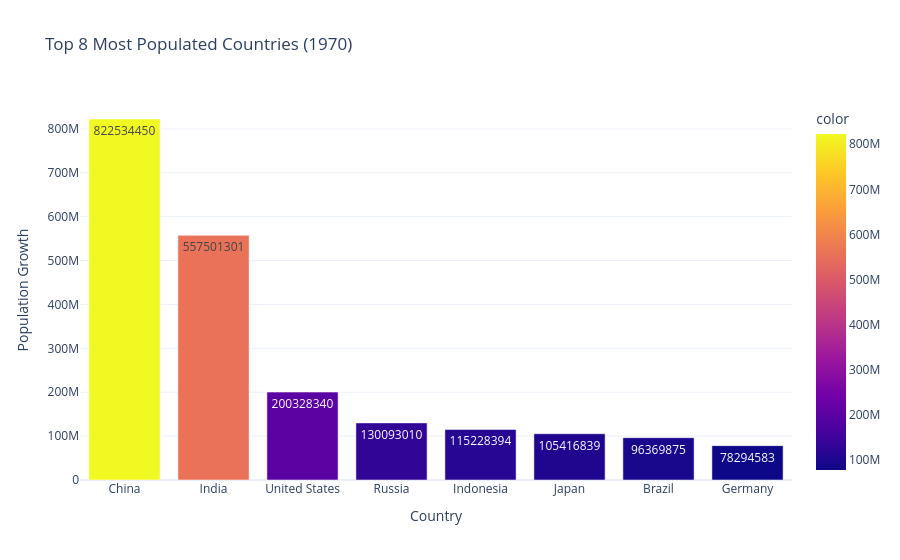
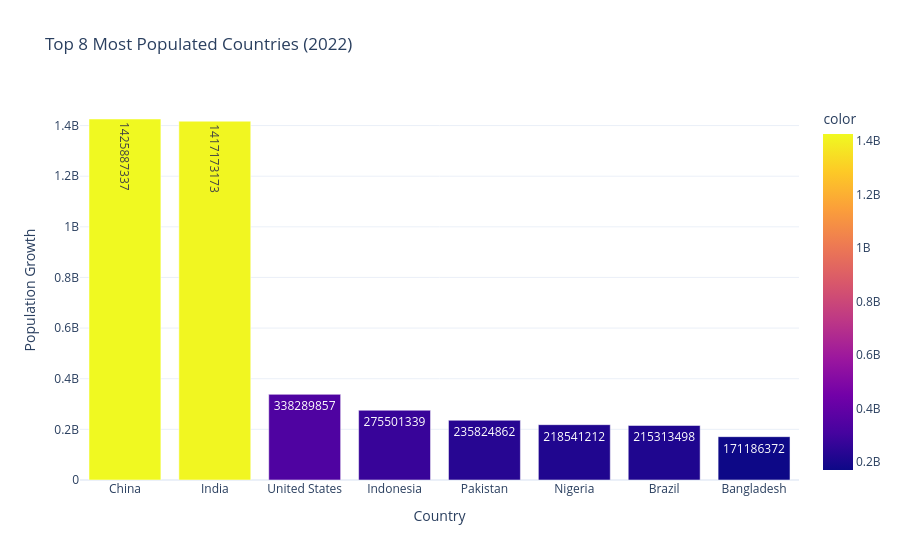

The code cell stored with these charts, in order, in its notebook:
### Code cell
features = {'top_8_populated_countries_1970': top_8_populated_countries_1970,
 'top_8_populated_countries_2022': top_8_populated_countries_2022}
 for feature_name, feature_data in features.items():
     year = feature_name.split('_')[-1] # Extract the year from the feature name
     fig = px.bar(x=feature_data.index,
         y=feature_data.values,
         text=feature_data.values,
         color=feature_data.values,
         title=f'Top 8 Most Populated Countries ({year})',
         template='plotly_white')
     fig.update_layout(xaxis_title='Country', yaxis_title='Population Growth')
     fig.show()

### Figure 1 — Plotly figure (JSON) as saved in the notebook; plotly's stock layout.template omitted (floating-point values rounded to 4 significant figures)
{"data": [{"alignmentgroup": "True", "hovertemplate": "x=%{x}<br>y=%{y}<br>text=%{text}<br>color=%{marker.color}<extra></extra>", "legendgroup": "", "marker": {"color": [822534450, 557501301, 200328340, 130093010, 115228394, 105416839, 96369875, 78294583], "coloraxis": "coloraxis", "pattern": {"shape": ""}}, "name": "", "offsetgroup": "", "orientation": "v", "showlegend": false, "text": [822534450, 557501301, 200328340, 130093010, 115228394, 105416839, 96369875, 78294583], "textposition": "auto", "type": "bar", "x": ["China", "India", "United States", "Russia", "Indonesia", "Japan", "Brazil", "Germany"], "xaxis": "x", "y": [822534450, 557501301, 200328340, 130093010, 115228394, 105416839, 96369875, 78294583], "yaxis": "y"}], "layout": {"barmode": "relative", "coloraxis": {"colorbar": {"title": {"text": "color"}}, "colorscale": [[0, "#0d0887"], [0.1111, "#46039f"], [0.2222, "#7201a8"], [0.3333, "#9c179e"], [0.4444, "#bd3786"], [0.5556, "#d8576b"], [0.6667, "#ed7953"], [0.7778, "#fb9f3a"], [0.8889, "#fdca26"], [1, "#f0f921"]]}, "legend": {"tracegroupgap": 0}, "title": {"text": "Top 8 Most Populated Countries (1970)"}, "xaxis": {"anchor": "y", "autorange": true, "domain": [0, 1], "range": [-0.5, 7.5], "title": {"text": "Country"}, "type": "category"}, "yaxis": {"anchor": "x", "autorange": true, "domain": [0, 1], "range": [0, 865800000.0], "title": {"text": "Population Growth"}, "type": "linear"}}}

### Figure 2 — Plotly figure (JSON) as saved in the notebook; plotly's stock layout.template omitted (floating-point values rounded to 4 significant figures)
{"data": [{"alignmentgroup": "True", "hovertemplate": "x=%{x}<br>y=%{y}<br>text=%{text}<br>color=%{marker.color}<extra></extra>", "legendgroup": "", "marker": {"color": [1425887337, 1417173173, 338289857, 275501339, 235824862, 218541212, 215313498, 171186372], "coloraxis": "coloraxis", "pattern": {"shape": ""}}, "name": "", "offsetgroup": "", "orientation": "v", "showlegend": false, "text": [1425887337, 1417173173, 338289857, 275501339, 235824862, 218541212, 215313498, 171186372], "textposition": "auto", "type": "bar", "x": ["China", "India", "United States", "Indonesia", "Pakistan", "Nigeria", "Brazil", "Bangladesh"], "xaxis": "x", "y": [1425887337, 1417173173, 338289857, 275501339, 235824862, 218541212, 215313498, 171186372], "yaxis": "y"}], "layout": {"barmode": "relative", "coloraxis": {"colorbar": {"title": {"text": "color"}}, "colorscale": [[0, "#0d0887"], [0.1111, "#46039f"], [0.2222, "#7201a8"], [0.3333, "#9c179e"], [0.4444, "#bd3786"], [0.5556, "#d8576b"], [0.6667, "#ed7953"], [0.7778, "#fb9f3a"], [0.8889, "#fdca26"], [1, "#f0f921"]]}, "legend": {"tracegroupgap": 0}, "title": {"text": "Top 8 Most Populated Countries (2022)"}, "xaxis": {"anchor": "y", "autorange": true, "domain": [0, 1], "range": [-0.5, 7.5], "title": {"text": "Country"}, "type": "category"}, "yaxis": {"anchor": "x", "autorange": true, "domain": [0, 1], "range": [0, 1501000000.0], "title": {"text": "Population Growth"}, "type": "linear"}}}
